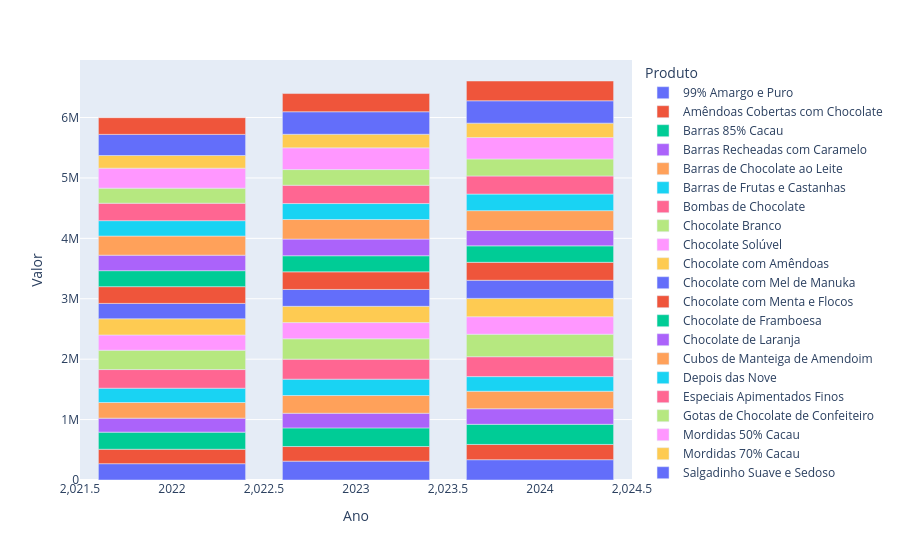

The code cell stored with this chart in its notebook:
### Code cell
# Análise produto anual
produtos_anul_df = analise_vendas_chocolate_df[["Ano", "Produto", "Valor"]]
produtos_anul_df = produtos_anul_df.groupby(["Ano","Produto"], as_index=False).sum()

display(produtos_anul_df)

# Gráfico 
import plotly.express as px

grafico = px.bar(produtos_anul_df, x = "Ano", y="Valor", color = "Produto")
grafico.show()

### Figure 1 — Plotly figure (JSON) as saved in the notebook; plotly's stock layout.template omitted (floating-point values rounded to 4 significant figures)
{"data": [{"hovertemplate": "Produto=99% Amargo e Puro<br>Ano=%{x}<br>Valor=%{y}<extra></extra>", "legendgroup": "99% Amargo e Puro", "marker": {"color": "#636efa", "pattern": {"shape": ""}}, "name": "99% Amargo e Puro", "orientation": "v", "showlegend": true, "textposition": "auto", "type": "bar", "x": [2022, 2023, 2024], "xaxis": "x", "y": [270100.0, 312200.0, 336200.0], "yaxis": "y"}, {"hovertemplate": "Produto=Amêndoas Cobertas com Chocolate<br>Ano=%{x}<br>Valor=%{y}<extra></extra>", "legendgroup": "Amêndoas Cobertas com Chocolate", "marker": {"color": "#EF553B", "pattern": {"shape": ""}}, "name": "Amêndoas Cobertas com Chocolate", "orientation": "v", "showlegend": true, "textposition": "auto", "type": "bar", "x": [2022, 2023, 2024], "xaxis": "x", "y": [238800.0, 241900.0, 252300.0], "yaxis": "y"}, {"hovertemplate": "Produto=Barras 85% Cacau<br>Ano=%{x}<br>Valor=%{y}<extra></extra>", "legendgroup": "Barras 85% Cacau", "marker": {"color": "#00cc96", "pattern": {"shape": ""}}, "name": "Barras 85% Cacau", "orientation": "v", "showlegend": true, "textposition": "auto", "type": "bar", "x": [2022, 2023, 2024], "xaxis": "x", "y": [283300.0, 308300.0, 333400.0], "yaxis": "y"}, {"hovertemplate": "Produto=Barras Recheadas com Caramelo<br>Ano=%{x}<br>Valor=%{y}<extra></extra>", "legendgroup": "Barras Recheadas com Caramelo", "marker": {"color": "#ab63fa", "pattern": {"shape": ""}}, "name": "Barras Recheadas com Caramelo", "orientation": "v", "showlegend": true, "textposition": "auto", "type": "bar", "x": [2022, 2023, 2024], "xaxis": "x", "y": [231600.0, 242400.0, 257600.0], "yaxis": "y"}, {"hovertemplate": "Produto=Barras de Chocolate ao Leite<br>Ano=%{x}<br>Valor=%{y}<extra></extra>", "legendgroup": "Barras de Chocolate ao Leite", "marker": {"color": "#FFA15A", "pattern": {"shape": ""}}, "name": "Barras de Chocolate ao Leite", "orientation": "v", "showlegend": true, "textposition": "auto", "type": "bar", "x": [2022, 2023, 2024], "xaxis": "x", "y": [258900.0, 293800.0, 289700.0], "yaxis": "y"}, {"hovertemplate": "Produto=Barras de Frutas e Castanhas<br>Ano=%{x}<br>Valor=%{y}<extra></extra>", "legendgroup": "Barras de Frutas e Castanhas", "marker": {"color": "#19d3f3", "pattern": {"shape": ""}}, "name": "Barras de Frutas e Castanhas", "orientation": "v", "showlegend": true, "textposition": "auto", "type": "bar", "x": [2022, 2023, 2024], "xaxis": "x", "y": [236900.0, 270500.0, 242000.0], "yaxis": "y"}, {"hovertemplate": "Produto=Bombas de Chocolate<br>Ano=%{x}<br>Valor=%{y}<extra></extra>", "legendgroup": "Bombas de Chocolate", "marker": {"color": "#FF6692", "pattern": {"shape": ""}}, "name": "Bombas de Chocolate", "orientation": "v", "showlegend": true, "textposition": "auto", "type": "bar", "x": [2022, 2023, 2024], "xaxis": "x", "y": [308500.0, 331500.0, 329600.0], "yaxis": "y"}, {"hovertemplate": "Produto=Chocolate Branco<br>Ano=%{x}<br>Valor=%{y}<extra></extra>", "legendgroup": "Chocolate Branco", "marker": {"color": "#B6E880", "pattern": {"shape": ""}}, "name": "Chocolate Branco", "orientation": "v", "showlegend": true, "textposition": "auto", "type": "bar", "x": [2022, 2023, 2024], "xaxis": "x", "y": [319900.0, 337600.0, 372000.0], "yaxis": "y"}, {"hovertemplate": "Produto=Chocolate Solúvel<br>Ano=%{x}<br>Valor=%{y}<extra></extra>", "legendgroup": "Chocolate Solúvel", "marker": {"color": "#FF97FF", "pattern": {"shape": ""}}, "name": "Chocolate Solúvel", "orientation": "v", "showlegend": true, "textposition": "auto", "type": "bar", "x": [2022, 2023, 2024], "xaxis": "x", "y": [252700.0, 267600.0, 289900.0], "yaxis": "y"}, {"hovertemplate": "Produto=Chocolate com Amêndoas<br>Ano=%{x}<br>Valor=%{y}<extra></extra>", "legendgroup": "Chocolate com Amêndoas", "marker": {"color": "#FECB52", "pattern": {"shape": ""}}, "name": "Chocolate com Amêndoas", "orientation": "v", "showlegend": true, "textposition": "auto", "type": "bar", "x": [2022, 2023, 2024], "xaxis": "x", "y": [268200.0, 269400.0, 303600.0], "yaxis": "y"}, {"hovertemplate": "Produto=Chocolate com Mel de Manuka<br>Ano=%{x}<br>Valor=%{y}<extra></extra>", "legendgroup": "Chocolate com Mel de Manuka", "marker": {"color": "#636efa", "pattern": {"shape": ""}}, "name": "Chocolate com Mel de Manuka", "orientation": "v", "showlegend": true, "textposition": "auto", "type": "bar", "x": [2022, 2023, 2024], "xaxis": "x", "y": [254400.0, 279200.0, 300300.0], "yaxis": "y"}, {"hovertemplate": "Produto=Chocolate com Menta e Flocos<br>Ano=%{x}<br>Valor=%{y}<extra></extra>", "legendgroup": "Chocolate com Menta e Flocos", "marker": {"color": "#EF553B", "pattern": {"shape": ""}}, "name": "Chocolate com Menta e Flocos", "orientation": "v", "showlegend": true, "textposition": "auto", "type": "bar", "x": [2022, 2023, 2024], "xaxis": "x", "y": [277200.0, 291600.0, 296700.0], "yaxis": "y"}, {"hovertemplate": "Produto=Chocolate de Framboesa<br>Ano=%{x}<br>Valor=%{y}<extra></extra>", "legendgroup": "Chocolate de Framboesa", "marker": {"color": "#00cc96", "pattern": {"shape": ""}}, "name": "Chocolate de Framboesa", "orientation": "v", "showlegend": true, "textposition": "auto", "type": "bar", "x": [2022, 2023, 2024], "xaxis": "x", "y": [264700.0, 266200.0, 272500.0], "yaxis": "y"}, {"hovertemplate": "Produto=Chocolate de Laranja<br>Ano=%{x}<br>Valor=%{y}<extra></extra>", "legendgroup": "Chocolate de Laranja", "marker": {"color": "#ab63fa", "pattern": {"shape": ""}}, "name": "Chocolate de Laranja", "orientation": "v", "showlegend": true, "textposition": "auto", "type": "bar", "x": [2022, 2023, 2024], "xaxis": "x", "y": [256100.0, 275700.0, 253100.0], "yaxis": "y"}, {"hovertemplate": "Produto=Cubos de Manteiga de Amendoim<br>Ano=%{x}<br>Valor=%{y}<extra></extra>", "legendgroup": "Cubos de Manteiga de Amendoim", "marker": {"color": "#FFA15A", "pattern": {"shape": ""}}, "name": "Cubos de Manteiga de Amendoim", "orientation": "v", "showlegend": true, "textposition": "auto", "type": "bar", "x": [2022, 2023, 2024], "xaxis": "x", "y": [316800.0, 324300.0, 330000.0], "yaxis": "y"}, {"hovertemplate": "Produto=Depois das Nove<br>Ano=%{x}<br>Valor=%{y}<extra></extra>", "legendgroup": "Depois das Nove", "marker": {"color": "#19d3f3", "pattern": {"shape": ""}}, "name": "Depois das Nove", "orientation": "v", "showlegend": true, "textposition": "auto", "type": "bar", "x": [2022, 2023, 2024], "xaxis": "x", "y": [254800.0, 264100.0, 274100.0], "yaxis": "y"}, {"hovertemplate": "Produto=Especiais Apimentados Finos<br>Ano=%{x}<br>Valor=%{y}<extra></extra>", "legendgroup": "Especiais Apimentados Finos", "marker": {"color": "#FF6692", "pattern": {"shape": ""}}, "name": "Especiais Apimentados Finos", "orientation": "v", "showlegend": true, "textposition": "auto", "type": "bar", "x": [2022, 2023, 2024], "xaxis": "x", "y": [288400.0, 302600.0, 299400.0], "yaxis": "y"}, {"hovertemplate": "Produto=Gotas de Chocolate de Confeiteiro<br>Ano=%{x}<br>Valor=%{y}<extra></extra>", "legendgroup": "Gotas de Chocolate de Confeiteiro", "marker": {"color": "#B6E880", "pattern": {"shape": ""}}, "name": "Gotas de Chocolate de Confeiteiro", "orientation": "v", "showlegend": true, "textposition": "auto", "type": "bar", "x": [2022, 2023, 2024], "xaxis": "x", "y": [249600.0, 259700.0, 281800.0], "yaxis": "y"}, {"hovertemplate": "Produto=Mordidas 50% Cacau<br>Ano=%{x}<br>Valor=%{y}<extra></extra>", "legendgroup": "Mordidas 50% Cacau", "marker": {"color": "#FF97FF", "pattern": {"shape": ""}}, "name": "Mordidas 50% Cacau", "orientation": "v", "showlegend": true, "textposition": "auto", "type": "bar", "x": [2022, 2023, 2024], "xaxis": "x", "y": [331000.0, 359700.0, 355600.0], "yaxis": "y"}, {"hovertemplate": "Produto=Mordidas 70% Cacau<br>Ano=%{x}<br>Valor=%{y}<extra></extra>", "legendgroup": "Mordidas 70% Cacau", "marker": {"color": "#FECB52", "pattern": {"shape": ""}}, "name": "Mordidas 70% Cacau", "orientation": "v", "showlegend": true, "textposition": "auto", "type": "bar", "x": [2022, 2023, 2024], "xaxis": "x", "y": [209300.0, 224500.0, 237500.0], "yaxis": "y"}, {"hovertemplate": "Produto=Salgadinho Suave e Sedoso<br>Ano=%{x}<br>Valor=%{y}<extra></extra>", "legendgroup": "Salgadinho Suave e Sedoso", "marker": {"color": "#636efa", "pattern": {"shape": ""}}, "name": "Salgadinho Suave e Sedoso", "orientation": "v", "showlegend": true, "textposition": "auto", "type": "bar", "x": [2022, 2023, 2024], "xaxis": "x", "y": [349700.0, 372800.0, 370100.0], "yaxis": "y"}, {"hovertemplate": "Produto=Xarope de Chocolate Orgânico<br>Ano=%{x}<br>Valor=%{y}<extra></extra>", "legendgroup": "Xarope de Chocolate Orgânico", "marker": {"color": "#EF553B", "pattern": {"shape": ""}}, "name": "Xarope de Chocolate Orgânico", "orientation": "v", "showlegend": true, "textposition": "auto", "type": "bar", "x": [2022, 2023, 2024], "xaxis": "x", "y": [276100.0, 301200.0, 327300.0], "yaxis": "y"}], "layout": {"barmode": "relative", "legend": {"title": {"text": "Produto"}, "tracegroupgap": 0}, "margin": {"t": 60}, "xaxis": {"anchor": "y", "domain": [0, 1], "title": {"text": "Ano"}}, "yaxis": {"anchor": "x", "domain": [0, 1], "title": {"text": "Valor"}}}}
